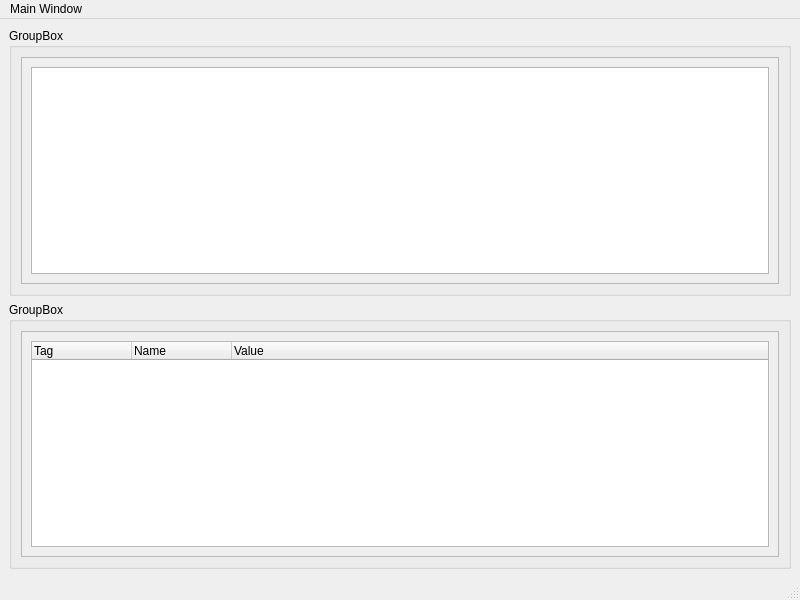
<?xml version="1.0" encoding="UTF-8"?>
<ui version="4.0">
 <class>MainWindow</class>
 <widget class="QMainWindow" name="MainWindow">
  <property name="geometry">
   <rect>
    <x>0</x>
    <y>0</y>
    <width>800</width>
    <height>600</height>
   </rect>
  </property>
  <property name="windowTitle">
   <string>MainWindow</string>
  </property>
  <widget class="QWidget" name="central_widget">
   <layout class="QFormLayout" name="formLayout_5">
    <item row="0" column="0" colspan="2">
     <widget class="QGroupBox" name="groupBox">
      <property name="title">
       <string>GroupBox</string>
      </property>
      <layout class="QFormLayout" name="formLayout_2">
       <item row="0" column="0" colspan="2">
        <widget class="QScrollArea" name="scrollArea">
         <property name="widgetResizable">
          <bool>true</bool>
         </property>
         <widget class="QWidget" name="scrollAreaWidgetContents">
          <property name="geometry">
           <rect>
            <x>0</x>
            <y>0</y>
            <width>744</width>
            <height>210</height>
           </rect>
          </property>
          <layout class="QFormLayout" name="formLayout">
           <item row="0" column="0" colspan="2">
            <widget class="QListWidget" name="listWidget"/>
           </item>
          </layout>
         </widget>
        </widget>
       </item>
      </layout>
     </widget>
    </item>
    <item row="1" column="0" colspan="2">
     <widget class="QGroupBox" name="groupBox_2">
      <property name="title">
       <string>GroupBox</string>
      </property>
      <layout class="QFormLayout" name="formLayout_3">
       <item row="0" column="0" colspan="2">
        <widget class="QScrollArea" name="scrollArea_2">
         <property name="widgetResizable">
          <bool>true</bool>
         </property>
         <widget class="QWidget" name="scrollAreaWidgetContents_2">
          <property name="geometry">
           <rect>
            <x>0</x>
            <y>0</y>
            <width>744</width>
            <height>213</height>
           </rect>
          </property>
          <layout class="QFormLayout" name="formLayout_4">
           <item row="0" column="0" colspan="2">
            <widget class="QTreeWidget" name="treeWidget">
             <property name="sizeAdjustPolicy">
              <enum>QAbstractScrollArea::AdjustToContents</enum>
             </property>
             <property name="editTriggers">
              <set>QAbstractItemView::NoEditTriggers</set>
             </property>
             <property name="alternatingRowColors">
              <bool>true</bool>
             </property>
             <property name="indentation">
              <number>4</number>
             </property>
             <property name="columnCount">
              <number>3</number>
             </property>
             <column>
              <property name="text">
               <string notr="true">Tag</string>
              </property>
             </column>
             <column>
              <property name="text">
               <string notr="true">Name</string>
              </property>
             </column>
             <column>
              <property name="text">
               <string notr="true">Value</string>
              </property>
             </column>
            </widget>
           </item>
          </layout>
         </widget>
        </widget>
       </item>
      </layout>
     </widget>
    </item>
   </layout>
  </widget>
  <widget class="QMenuBar" name="menubar">
   <property name="geometry">
    <rect>
     <x>0</x>
     <y>0</y>
     <width>800</width>
     <height>37</height>
    </rect>
   </property>
   <widget class="QMenu" name="menuMain_Window">
    <property name="title">
     <string>Main Window</string>
    </property>
    <addaction name="actionFile"/>
   </widget>
   <addaction name="menuMain_Window"/>
  </widget>
  <widget class="QStatusBar" name="statusbar"/>
  <action name="actionFile">
   <property name="text">
    <string>File</string>
   </property>
  </action>
 </widget>
 <resources/>
 <connections/>
</ui>
